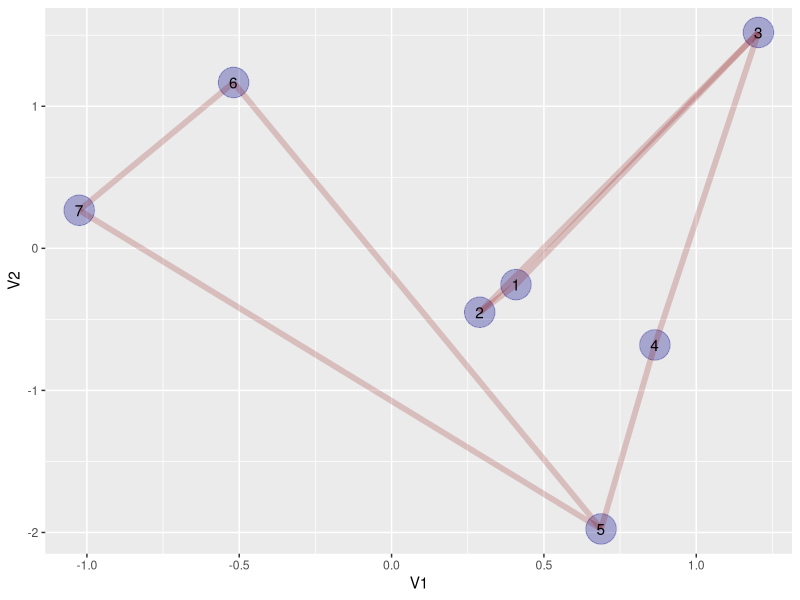

Write the R code that produced this figure.
rm(list=ls())
library("network")
library("mvtnorm")
library("ggplot2")
library("plyr")
library("dplyr")
library("reshape2")

net <- matrix(c(0,1,1,0,0,0,0,
                1,0,1,0,0,0,0,
                1,1,0,1,0,0,0,
                0,0,1,0,1,0,0,
                0,0,0,1,0,1,1,
                0,0,0,0,1,0,1,
                0,0,0,0,1,1,0),
              byrow = TRUE, nrow = 7)

net <- as.matrix.network(network(net), matrix.type="edgelist")

attr(net, "positions") <- rmvnorm(n = attr(net, "n"), sigma = diag(c(1, 1)))
attr(net, "edges") <- net[,]



net.plot <- function(net){
  
  dpos <- attr(net, "positions") %>%
    as.data.frame %>%
    mutate(names = attr(net, "vnames"))
  dedges <- attr(net, "edges") %>% as.data.frame
  dedges <- dedges %>%
    cbind( dpos[dedges$V1,] %>% setNames(c("xs", "ys"))) %>%
    cbind( dpos[dedges$V2,] %>% setNames(c("xe", "ye")))
  
  p <- ggplot() +
    geom_point(data=dpos, aes(V1, V2), size = 10, alpha = 0.3, color="darkblue") + 
    geom_segment(data=dedges, aes(x=xs, y=ys, xend=xe, yend=ye), alpha = 0.1, size = 2, color = "darkred") +
    geom_text(data=dpos, aes(V1, V2, label=names)) 
  p
}

net.update_positions <- function(net){
  
  dpos_actual <- attr(net, "positions") %>% as.data.frame
  dedges <- attr(net, "edges") %>% as.data.frame
  nodes <- attr(net, "vnames")

  # repulsive
  drep <- ldply(nodes, function(node){ # node <- 2 #sample(nodes, size = 1)
    
    node_x <- dpos_actual[node, "V1"]
    node_y <- dpos_actual[node, "V2"]
    
    dpos_actual[-node,] %>%
      mutate(V1 = node_x - V1,
             V2 = node_y - V2,
             r2 = V1^2+V2^2,
             V1 = V1/r2,
             V2 = V2/r2) %>%
      select(V1, V2) %>%
      colSums %>%
      setNames(c("dx", "dy"))
  })
  
  # attractive
  datt <- ldply(nodes, function(node){ # node <- 2 #sample(nodes, size = 1)
    
    relations_edges <- dedges %>%
      filter(V1 == node | V2 == node) %>%
      melt(id.vars = NULL) %>%
      .$value %>%
      unique %>%
      setdiff(node)
    
    node_x <- dpos_actual[node, "V1"]
    node_y <- dpos_actual[node, "V2"]
    
    dpos_actual[relations_edges,] %>%
      mutate(V1 = node_x - V1,
             V2 = node_y - V2,
             r2 = V1^2+V2^2,
             V1 = V1/r2,
             V2 = V2/r2) %>%
      select(V1, V2) %>%
      colSums %>%
      setNames(c("dx", "dy"))
  })
  
  dpos_updated <- dpos_actual + drep + datt
  attr(net, "positions") <- dpos_updated %>% as.matrix
    
  net
}



net.plot(net)
net <- net.update_positions(net)
